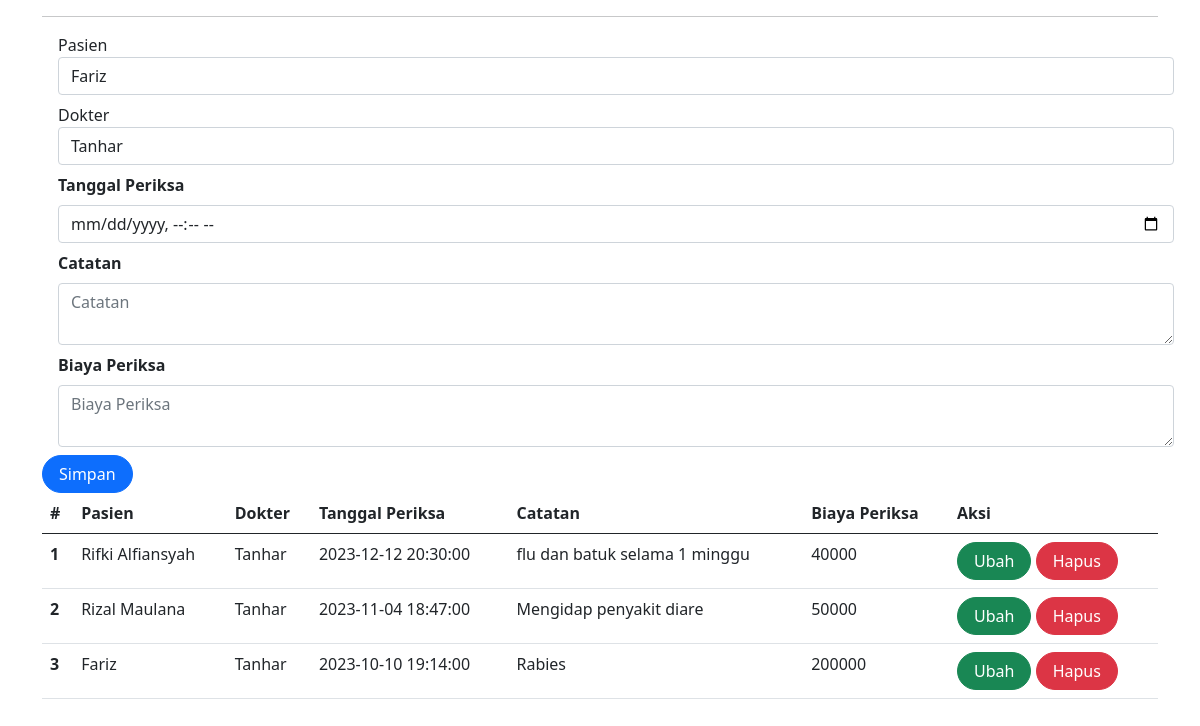
The app's page /periksa.php with its own data.
### tables this page shows
CREATE TABLE `periksa` (
  `id_periksa` int(10) UNSIGNED NOT NULL,
  `id_dokter` int(11) UNSIGNED NOT NULL,
  `id_pasien` int(11) UNSIGNED NOT NULL,
  `tgl_periksa` datetime NOT NULL,
  `catatan` text NOT NULL,
  `biaya_periksa` int(11) NOT NULL
);

CREATE TABLE `pasien` (
  `id_pasien` int(10) UNSIGNED NOT NULL,
  `nama` varchar(255) DEFAULT NULL,
  `alamat` varchar(255) DEFAULT NULL,
  `no_hp` varchar(50) DEFAULT NULL
);

CREATE TABLE `dokter` (
  `id_dokter` int(10) UNSIGNED NOT NULL,
  `nama` varchar(255) DEFAULT NULL,
  `alamat` varchar(255) DEFAULT NULL,
  `no_hp` varchar(50) DEFAULT NULL
);

### periksa.php (the view, shortened to what this page needs)
<?php
include_once("koneksi.php");
?>
<!DOCTYPE html>
<html lang="en">
<head>
    <link href="https://cdn.jsdelivr.net/npm/bootstrap@5.0.2/dist/css/bootstrap.min.css"
    rel="stylesheet"
>
</head>
<body>
<div class="container">
<hr>
<form class="form row" method="POST" action="" name="myForm" onsubmit="return(validate());">
    <?php
    $id_pasien = '';
    $tgl_periksa = '';
    $catatan = '';
    $biaya_periksa = '';
    ?>
    <div class="form-group mx-sm-3 mb-2">
        <label for="inputPasien" class="sr-only">Pasien</label>
        <select class="form-control" name="id_pasien">
            <?php
            $selected = '';
            $pasien = mysqli_query($mysqli, "SELECT * FROM pasien");
            while ($data = mysqli_fetch_array($pasien)) {
                if ($data['id_pasien'] == $id_pasien) {
                    $selected = 'selected="selected"';
                } else {
                    $selected = '';
                }
            ?>
                <option value="<?php echo $data['id_pasien'] ?>" <?php echo $selected ?>><?php echo $data['nama'] ?></option>
            <?php
            }
            ?>
        </select>
    </div>
    <div class="form-group mx-sm-3 mb-2">
        <label for="inputDokter" class="sr-only">Dokter</label>
        <select class="form-control" name="id_dokter">
            <?php
            $selected = '';
            $dokter = mysqli_query($mysqli, "SELECT * FROM dokter");
            while ($data = mysqli_fetch_array($dokter)) {
                if ($data['id_dokter'] == $id_dokter) {
                    $selected = 'selected="selected"';
                } else {
                    $selected = '';
                }
            ?>
                <option value="<?php echo $data['id_dokter'] ?>" <?php echo $selected ?>><?php echo $data['nama'] ?></option>
            <?php
            }
            ?>
        </select>
    </div>
    <div class="form-group mx-sm-3 mb-2">
        <label for="inputTanggal" class="form-label fw-bold">
            Tanggal Periksa
        </label>
        <input type="datetime-local" class="form-control" name="tgl_periksa" id="inputTanggal" value="<?php echo $tgl_periksa; ?>">
    </div>
    <div class="form-group mx-sm-3 mb-2">
        <label for="inputCatatan" class="form-label fw-bold">
            Catatan
        </label>
        <textarea class="form-control" name="catatan" id="inputCatatan" placeholder="Catatan"><?php echo $catatan; ?></textarea>
    </div>
    <div class="form-group mx-sm-3 mb-2">
        <label for="inputObat" class="form-label fw-bold">
            Biaya Periksa
        </label>
        <textarea class="form-control" name="biaya_periksa" id="inputBiaya_periksa" placeholder="Biaya Periksa"><?php echo $biaya_periksa; ?></textarea>
    </div>
    <div class="form-group">
        <button type="submit" class="btn btn-primary rounded-pill px-3" name="simpan">Simpan</button>
    </div>
</form>
<table class="table table-hover">
    <thead>
        <tr>
            <th scope="col">#</th>
            <th scope="col">Pasien</th>
            <th scope="col">Dokter</th>
            <th scope="col">Tanggal Periksa</th>
            <th scope="col">Catatan</th>
            <th scope="col">Biaya Periksa</th>
            <th scope="col">Aksi</th>
        </tr>
    </thead>
    <tbody>
        <?php
        $result = mysqli_query(
            $mysqli, "SELECT pr.*, d.nama as 'nama_dokter', p.nama as 'nama_pasien' FROM periksa pr LEFT JOIN dokter d ON (pr.id_dokter = d.id_dokter) LEFT JOIN pasien p ON (pr.id_pasien = p.id_pasien) ORDER BY pr.tgl_periksa DESC"
        );
        $no = 1;
        while ($data = mysqli_fetch_array($result)) {
        ?>
            <tr>
                <th scope="row"><?php echo $no++ ?></th>
                <td><?php echo $data['nama_pasien'] ?></td>
                <td><?php echo $data['nama_dokter'] ?></td>
                <td><?php echo $data['tgl_periksa'] ?></td>
                <td><?php echo $data['catatan'] ?></td>
                <td><?php echo $data['biaya_periksa'] ?></td>
                <td>
                    <a class="btn btn-success rounded-pill px-3" href="index.php?page=periksa&id_periksa=<?php echo $data['id_periksa'] ?>">Ubah</a>
                    <a class="btn btn-danger rounded-pill px-3" href="index.php?page=periksa&id_periksa=<?php echo $data['id_periksa'] ?>&aksi=hapus">Hapus</a>
                </td>
            </tr>
        <?php
        }
        ?>
    </tbody>
</table>
</div>
</body>
</html>

### records on screen
periksa: id_pasien.nama "Rifki Alfiansyah", id_dokter.nama "Tanhar", tgl_periksa "2023-12-12 20:30:00", catatan "flu dan batuk selama 1 minggu", biaya_periksa "40000"
periksa: id_pasien.nama "Rizal Maulana", id_dokter.nama "Tanhar", tgl_periksa "2023-11-04 18:47:00", catatan "Mengidap penyakit diare", biaya_periksa "50000"
periksa: id_pasien.nama "Fariz", id_dokter.nama "Tanhar", tgl_periksa "2023-10-10 19:14:00", catatan "Rabies", biaya_periksa "200000"

### other values on screen
form field id_pasien "Fariz"
form field id_dokter "Tanhar"
